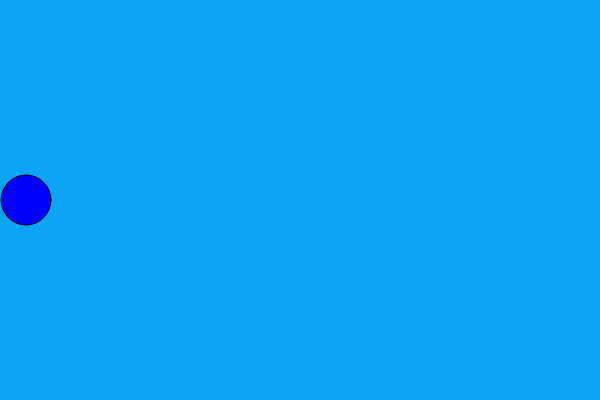
Frame 1 (no input)
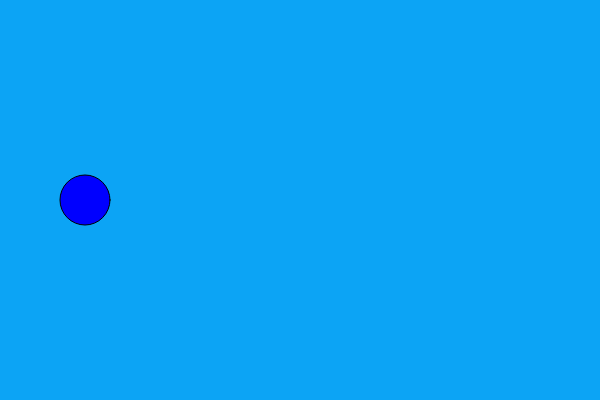
Frame 60 (no input)
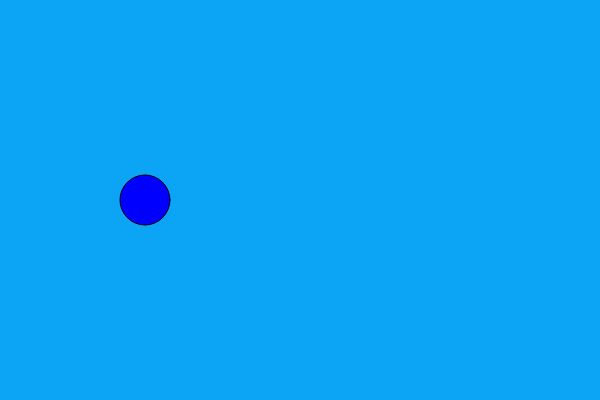
Frame 120 (the mouse pressed at the canvas centre since frame 60)

The p5.js sketch that drew these frames (run headless with seeded random() and noise() and a simulated clock; from frame 60 on, the mouse is pressed at the canvas centre):

// p5.js sketch
// ── sketch.js
var radius = 50;
var x = radius / 2

function setup() {
  createCanvas(600, 400);
}

function draw() {
  background('#0ca4f5');
  x += 1;
  if (x > width + radius) {
    x = 0 - radius;
  }
  fill(0, 0, 255);
  ellipse(x, height / 2, radius, radius);
}
